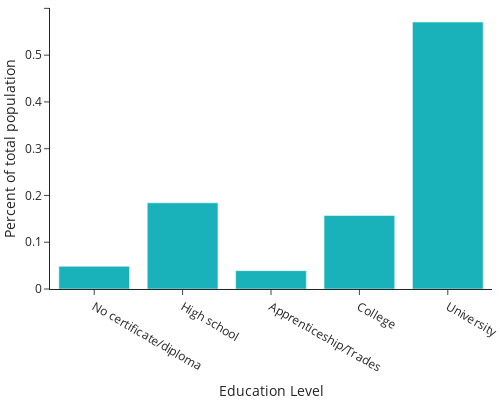

Notebook code for this chart:
### Code cell
edu_df = df[['LocalArea', 'Year',
             'No certificate/diploma',
 'High school',
 'Apprenticeship/Trades',
 'College',
 'University']]
edu_df = edu_df[(edu_df.Year == year) & (edu_df.LocalArea == neighbourhood)]
edu_df = edu_df.melt(id_vars=['LocalArea', 'Year'], var_name='Education Level', value_name='Percent of total population')
edu_fig = px.bar(edu_df, 
             x="Education Level", 
             y='Percent of total population', 
             hover_data=['Percent of total population'],
             width=500, 
             height=400,
             template='simple_white',
             color_discrete_sequence = ['#19B1BA'])
edu_fig.update_layout(margin={"r":0,"t":0,"l":0,"b":0})

### Figure 1 — Plotly figure (JSON) as saved in the notebook; plotly's stock layout.template omitted (floating-point values rounded to 4 significant figures)
{"data": [{"alignmentgroup": "True", "customdata": [[0.04854], [0.1842], [0.03925], [0.1573], [0.5707]], "hoverlabel": {"namelength": 0}, "hovertemplate": "Education Level=%{x}<br>Percent of total population=%{customdata[0]}", "legendgroup": "", "marker": {"color": "#19B1BA"}, "name": "", "offsetgroup": "", "orientation": "v", "showlegend": false, "textposition": "auto", "type": "bar", "x": ["No certificate/diploma", "High school", "Apprenticeship/Trades", "College", "University"], "xaxis": "x", "y": [0.04854, 0.1842, 0.03925, 0.1573, 0.5707], "yaxis": "y"}], "layout": {"barmode": "relative", "height": 400, "legend": {"tracegroupgap": 0}, "margin": {"b": 0, "l": 0, "r": 0, "t": 0}, "width": 500, "xaxis": {"anchor": "y", "autorange": true, "domain": [0, 1], "range": [-0.5, 4.5], "title": {"text": "Education Level"}, "type": "category"}, "yaxis": {"anchor": "x", "autorange": true, "domain": [0, 1], "range": [0, 0.6008], "title": {"text": "Percent of total population"}, "type": "linear"}}}
